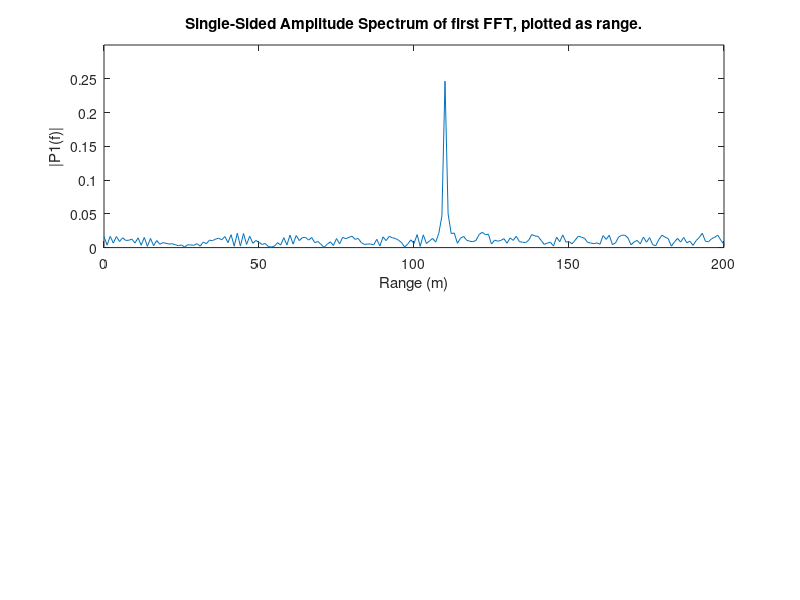
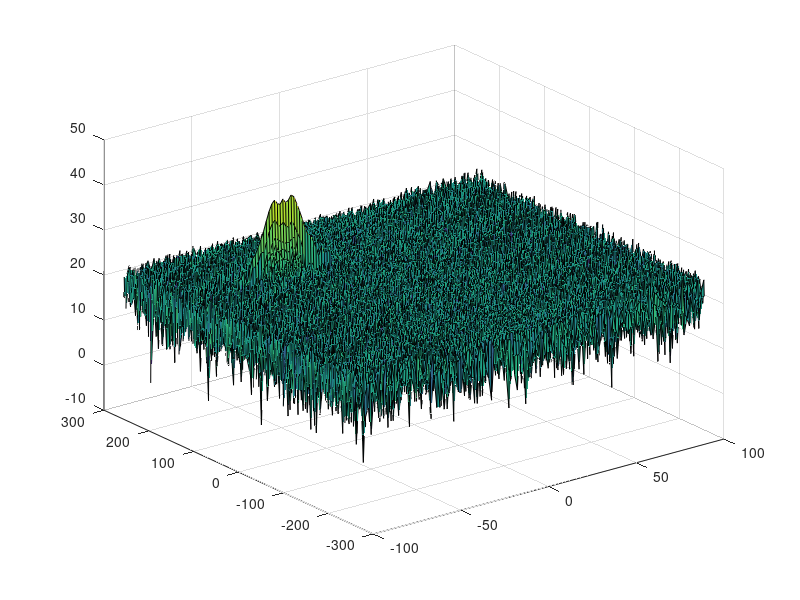
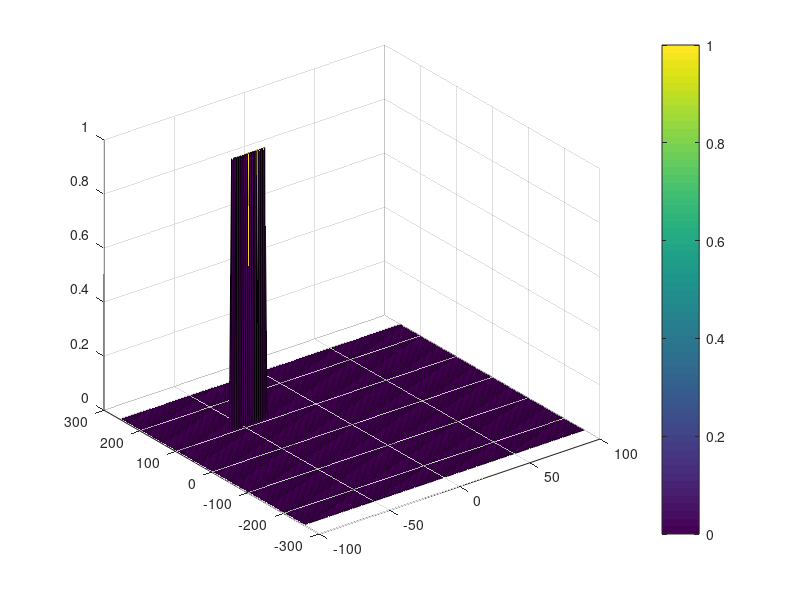

Write the MATLAB code that produced these figures, in order.
clear all
clc;

%% Radar Specifications 
%%%%%%%%%%%%%%%%%%%%%%%%%%%
% Frequency of operation = 77GHz
% Max Range = 200m
% Range Resolution = 1 m
% Max Velocity = 100 m/s
%%%%%%%%%%%%%%%%%%%%%%%%%%%

%speed of light = 3e8
c = 3.0e8;
%% User Defined Range and Velocity of target
x_0 = 110; % m
v_0 = -50; % m/s
 
%% FMCW Waveform Generation
B = c/2.0/1.0; % Bandwidth = c/2/range resolution
Tchirp = 5.5 * 2 * 200 / c; % chirp time is about 5.5 time the max round trip time
slope = B/Tchirp; % Units of Hz/s 

%Operating carrier frequency of Radar 
fc= 77e9;             %carrier freq
                                                          
%The number of chirps in one sequence. Its ideal to have 2^ value for the ease of running the FFT
%for Doppler Estimation. 
Nd=128;                   % #of doppler cells OR #of sent periods % number of chirps

%The number of samples on each chirp. 
Nr=1024;                  %for length of time OR # of range cells

% Timestamp for running the displacement scenario for every sample on each
% chirp
t=linspace(0,Nd*Tchirp,Nr*Nd); %total time for samples
dt = Nd*Tchirp/(Nr*Nd-1);
Fs = 1/dt;

%Creating the vectors for Tx, Rx and Mix based on the total samples input.
Tx=zeros(1,length(t)); %transmitted signal
Rx=zeros(1,length(t)); %received signal
Mix = zeros(1,length(t)); %beat signal

%Similar vectors for range_covered and time delay.
r_t=zeros(1,length(t));
td=zeros(1,length(t));


%% Signal generation and Moving Target simulation
% Running the radar scenario over the time. 

for i=1:length(t)         
    
    %For each time stamp update the Range of the Target for constant velocity.
    x = x_0 + v_0 * t(i);
    
    %For each time sample we need update the transmitted and
    %received signal. 
    Tx(i) = cos(2.0 * pi * (fc * t(i) + slope * t(i)^2.0 / 2.0 ) );
    t_offset = t(i) - 2.0 * x / c;
    Rx (i)  = cos(2.0 * pi * (fc * t_offset + slope * t_offset^2.0 / 2.0 ) );
    
    %Now by mixing the Transmit and Receive generate the beat signal
    %This is done by element wise matrix multiplication of Transmit and
    %Receiver Signal
    Mix(i) = Tx(i) * Rx(i);
    
end

%% RANGE MEASUREMENT

%reshape the vector into Nr*Nd array. Nr and Nd here would also define the size of
%Range and Doppler FFT respectively.
Mix_2d = reshape(Mix, [Nr, Nd]);

%run the FFT on the beat signal along the range bins dimension (Nr) and
%normalize.
single_range = abs(fft(Mix_2d(:, 1))/Nr);
single_range = single_range(1:Nr/2+1);

%plotting the range
figure ('Name','Range from First FFT')
subplot(2,1,1)

% plot FFT output
f = Fs*(0:(Nr/2))/Nr;
r = f * c * Tchirp / 2 / B;
plot(r,single_range) 
title('Single-Sided Amplitude Spectrum of first FFT, plotted as range.')
xlabel('Range (m)')
ylabel('|P1(f)|')

axis([0, 200, 0, 0.3]);

%% RANGE DOPPLER RESPONSE
% The 2D FFT implementation is already provided here. This will run a 2DFFT
% on the mixed signal (beat signal) output and generate a range doppler
% map.You will implement CFAR on the generated RDM


% Range Doppler Map Generation.

% The output of the 2D FFT is an image that has reponse in the range and
% doppler FFT bins. So, it is important to convert the axis from bin sizes
% to range and doppler based on their Max values.

Mix=reshape(Mix,[Nr,Nd]);

% 2D FFT using the FFT size for both dimensions.
sig_fft2 = fft2(Mix,Nr,Nd);

% Taking just one side of signal from Range dimension.
sig_fft2 = sig_fft2(1:Nr/2,1:Nd);
sig_fft2 = fftshift (sig_fft2);
RDM = abs(sig_fft2);
RDM = 10*log10(RDM) ;

%use the surf function to plot the output of 2DFFT and to show axis in both
%dimensions
doppler_axis = linspace(-100,100,Nd);
range_axis = linspace(-200,200,Nr/2)*((Nr/2)/400);
figure,surf(doppler_axis,range_axis,RDM);

%% CFAR implementation

%Slide Window through the complete Range Doppler Map

%Select the number of Training Cells in both the dimensions.
Tr = 10;
Td = 4;
Gr = 5;
Gd = 2;

Ntot = (2*Tr + 2*Gr + 1)*(2*Td + 2*Gd + 1);
Nt = Ntot - (2*Gr + 1)*(2*Gd + 1);

% offset the threshold by SNR value in dB
offset = 7.0; %db

%Rather than looping, I set up a kernel based on the cell properties that
%can be convolved wth the signal to produce a noise array.
kernel = zeros(2*Tr + 2*Gr + 1, 2*Td + 2*Gd + 1) + 1.0/Nt;
kernel((Tr + 1):(Tr+2*Gr+1), (Td+1):(Td+2*Gd+1)) = 0.0;
pow_rdm = db2pow(RDM);

noise_level = conv2 (pow_rdm, kernel, "same");
noise_level = pow2db (noise_level) + offset;

RDM = int8((RDM-noise_level) > 0);
RDM(1:(Tr+Gr+1), :) = 0;
RDM((Nr/2 - Tr - Gr):Nr/2, :) = 0;
RDM(:, 1:(Td+Gd+1)) = 0;
RDM(:, (Nd - Td - Gd):Nd) = 0;

%display the CFAR output using the Surf function like we did for Range
%Doppler Response output.
figure,surf(doppler_axis,range_axis,RDM);
colorbar;


 
 